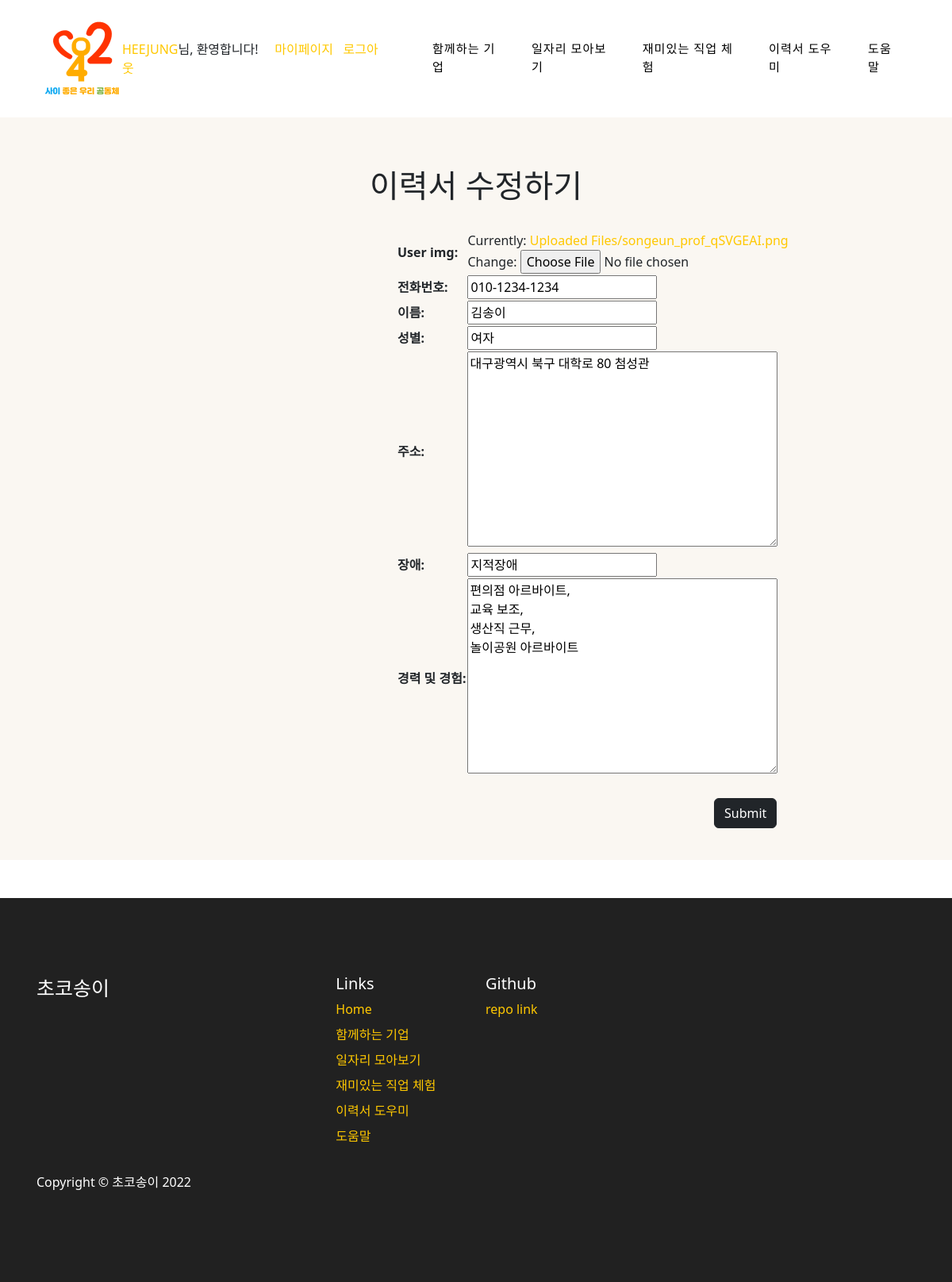
Screenshot of /myresume/update/1/ (signed in) with the database file from the repository.
### resume/models.py (models this page shows, shortened)
class Resume(models.Model):
    user_img = models.FileField(upload_to='Uploaded Files/')
    user_phonenum = models.CharField(max_length=20, verbose_name='전화번호')
    user_name = models.CharField(max_length=30,  verbose_name='이름')
    user_gender = models.CharField(max_length=100, verbose_name='성별')
    user_address = models.TextField(max_length=100, verbose_name='주소')
    user_disability = models.CharField(max_length=100, verbose_name='장애')
    user_career = models.TextField(max_length=500, verbose_name='경력 및 경험')
    author = models.ForeignKey(User, on_delete=models.CASCADE)

### resume/views.py (the view)
# urls.py: path('myresume/update/<int:pk>/', ResumeUpdate.as_view()), # 이력서 수정
class ResumeUpdate(LoginRequiredMixin, UpdateView):
    model = Resume
    fields = ['user_img', 'user_phonenum', 'user_name', 'user_gender', 'user_address', 'user_disability', 'user_career']
    template_name = 'resume/resume_update_form.html'
    def dispatch(self, request, *args, **kwargs):
        if request.user.is_authenticated and request.user == self.get_object().author:
            return super(ResumeUpdate, self).dispatch(request, *args, **kwargs)
        else:
            raise PermissionDenied

### resume/templates/resume/resume_update_form.html (shortened to what this page needs)
<!DOCTYPE html>
<html lang="en">
<head>
    <link href="../../static/newstyle.css" rel="stylesheet" />
    <link href="https://cdn.jsdelivr.net/npm/bootstrap@5.2.1/dist/css/bootstrap.min.css" rel="stylesheet"
>
</head>
<body>
    {% include 'user/navbar.html' %}
    <div style="background-color:  #FAF7F2; padding-top: 80px;">
        {% block main_area %}
        <div style="margin-top: 130px;">
            <h1 style="text-align: center;">이력서 수정하기</h1><br>
            <form method="post" enctype="multipart/form-data" style="margin-left: 500px; padding-bottom: 40px;">{%csrf_token %}
                <table>
                    {{ form }}
                </table>
                <br>
                <button type="submit" class="btn btn-dark" style="margin-left:400px">Submit</button>
            </form>
        </div>
    </div>
    {% endblock %}
   {% include 'user/footer.html' %}
</body>
</html>

### user/templates/user/navbar.html (shortened to what this page needs)
<head>
     <link href="../../static/newstyle.css" rel="stylesheet" />
</head>
{% load socialaccount %}
<nav class="navbar navbar-expand-lg fixed-top" id="mainNav" style="background-color: white; border-color: #ffaa00;">
    <div class="container">
        <a href="/"><img src="../../static/img/logo.png"  alt=""></a>
        <div class="collapse navbar-collapse" id="navbarResponsive">
            <ul class="navbar-nav text-uppercase ms-auto py-4 py-lg-0">
                <div style="margin: auto; padding-right: 50px;">
                {% if user.is_authenticated %}
                <a href="/mypage">{{user.username}}</a>님, 환영합니다! &nbsp;&nbsp;&nbsp;
                <a href="/mypage">   마이페이지</a>&nbsp;&nbsp;
                <a href="/accounts/logout">로그아웃</a>
                {% else %}
                <a href="/login">로그인</a>
                {% endif %}
            </div>
                <li class="nav-item"><a class="nav-link" href="/cooperation/">함께하는 기업</a></li>
                <li class="nav-item"><a class="nav-link" href="/job_list">일자리 모아보기</a></li>
                <li class="nav-item"><a class="nav-link" href="/experience">재미있는 직업 체험</a></li>
                <li class="nav-item"><a class="nav-link" href="/resume">이력서 도우미</a></li>
                <li class="nav-item"><a class="nav-link" href="/help">도움말</a></li>
            </ul>
        </div>
    </div>
</nav>

### resume/static/newstyle.css (style rules this page uses)
html, body { height: 100%; }
*, *::before, *::after { box-sizing: border-box; }
body { margin: 0; font-family: var(--bs-body-font-family); font-size: var(--bs-body-font-size); font-weight: var(--bs-body-font-weight); line-height: var(--bs-body-line-height); color: var(--bs-body-color); text-align: var(--bs-body-text-align); background-color: var(--bs-body-bg); -webkit-text-size-adjust: 100%; -webkit-tap-highlight-color: rgba(0, 0, 0, 0); }
ol, ul { padding-left: 2rem; }
ol, ul, dl { margin-top: 0; margin-bottom: 1rem; }
a { color: #ffc800; text-decoration: underline; }
label { display: inline-block; }
button { border-radius: 0; }
input, button, select, optgroup, textarea { margin: 0; font-family: inherit; font-size: inherit; line-height: inherit; }
button, select { text-transform: none; }
button, [type=button], [type=reset], [type=submit] { -webkit-appearance: button; }
button:not(:disabled), [type=button]:not(:disabled), [type=reset]:not(:disabled), [type=submit]:not(:disabled) { cursor: pointer; }
.collapse:not(.show) { display: none; }
.nav-link { display: block; padding: 0.5rem 1rem; color: #4461F2; text-decoration: none; transition: color 0.15s ease-in-out, background-color 0.15s ease-in-out, border-color 0.15s ease-in-out; }
.navbar { position: relative; display: flex; flex-wrap: wrap; align-items: center; justify-content: space-between; padding-top: 0.5rem; padding-bottom: 0.5rem; }
.navbar-collapse { flex-basis: 100%; flex-grow: 1; align-items: center; }
.navbar-expand-lg { flex-wrap: nowrap; justify-content: flex-start; }
.navbar-expand-lg .navbar-collapse { display: flex !important; flex-basis: auto; }
.fixed-top { position: fixed; top: 0; right: 0; left: 0; z-index: 1030; }
html { scroll-padding-top: 4.5rem; }
body { position: relative; overflow-x: hidden; }
#mainNav { padding-top: 1rem; padding-bottom: 1rem; background-color: #212529; }
#mainNav { padding-top: 1.5rem; padding-bottom: 1.5rem; border: none; background-color: transparent; transition: padding-top 0.3s ease-in-out, padding-bottom 0.3s ease-in-out; }
@media (min-width: 992px) { #mainNav { padding-top: 1.5rem; padding-bottom: 1.5rem; border: none; background-color: transparent; transition: padding-top 0.3s ease-in-out, padding-bottom 0.3s ease-in-out; } }
.container, .container-fluid, .container-xxl, .container-xl, .container-lg, .container-md, .container-sm { width: 100%; padding-right: var(--bs-gutter-x, 0.75rem); padding-left: var(--bs-gutter-x, 0.75rem); margin-right: auto; margin-left: auto; align-items: center; }
@media (min-width: 576px) { .container-sm, .container { max-width: 540px; } }
@media (min-width: 768px) { .container-md, .container-sm, .container { max-width: 720px; } }
@media (min-width: 992px) { .container-lg, .container-md, .container-sm, .container { max-width: 960px; } }
@media (min-width: 1200px) { .container-xl, .container-lg, .container-md, .container-sm, .container { max-width: 1140px; } }
.navbar>.container, .navbar>.container-fluid, .navbar>.container-sm, .navbar>.container-md, .navbar>.container-lg, .navbar>.container-xl, .navbar>.container-xxl { display: flex; flex-wrap: inherit; align-items: center; justify-content: space-between; }
.navbar-nav { display: flex; flex-direction: column; padding-left: 0; margin-bottom: 0; list-style: none; }
.navbar-nav .nav-link { padding-right: 0; padding-left: 0; }
@media (min-width: 992px) { .navbar-expand-lg { flex-wrap: nowrap; justify-content: flex-start; } }
@media (min-width: 992px) { .navbar-expand-lg .navbar-nav { flex-direction: row; } }
@media (min-width: 992px) { .navbar-expand-lg .navbar-nav .nav-link { padding-right: 0.5rem; padding-left: 0.5rem; } }
#mainNav .navbar-nav .nav-item .nav-link { font-family: "Montserrat", -apple-system, BlinkMacSystemFont, "Segoe UI", Roboto, "Helvetica Neue", Arial, sans-serif, "Apple Color Emoji", "Segoe UI Emoji", "Segoe UI Symbol", "Noto Color Emoji"; font-size: 0.95rem; color: black; letter-spacing: 0.0625em; }
#mainNav .navbar-nav .nav-item { margin-right: 1rem; }
#mainNav .navbar-nav .nav-item:last-child { margin-right: 0; }

### user/templates/user/navbar.html (style rules this page uses)
a { text-decoration: none; }

### rows the page displays
Resume: user_phonenum "010-1234-1234", user_name "김송이", user_gender "여자", user_address "대구광역시 북구 대학로 80 첨성관", user_disability "지적장애", user_career "편의점 아르바이트, 교육 보조, 생산직 근무, 놀이공원 아르바이트"

### other values shown
{{ user.username }} "HEEJUNG"
